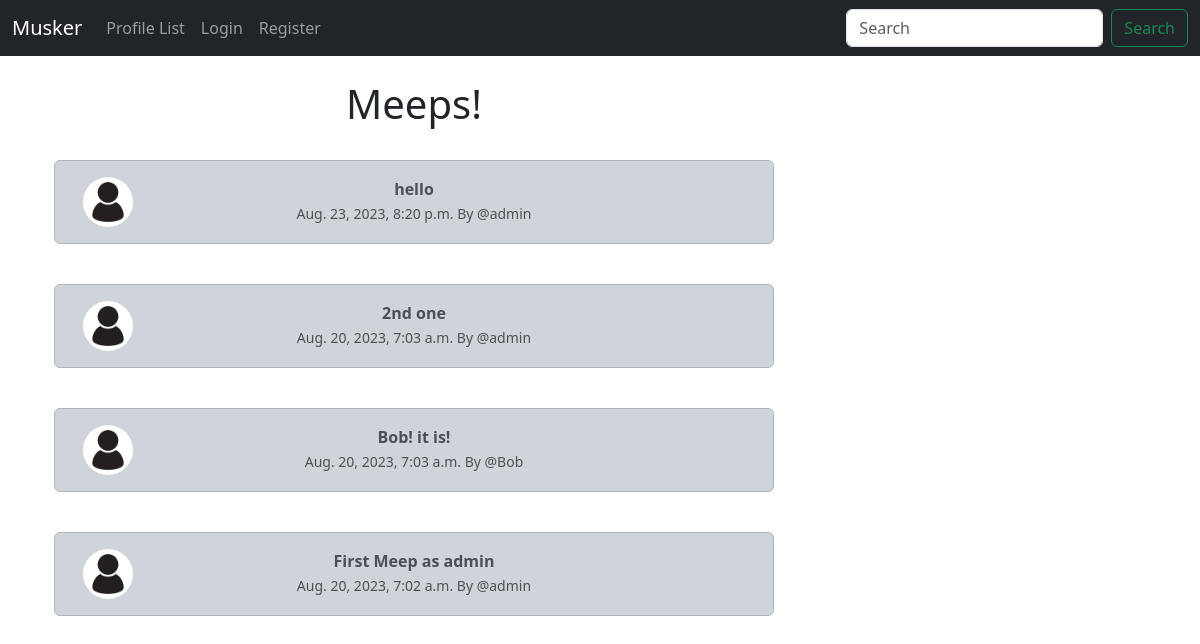
The app's page /, older data.
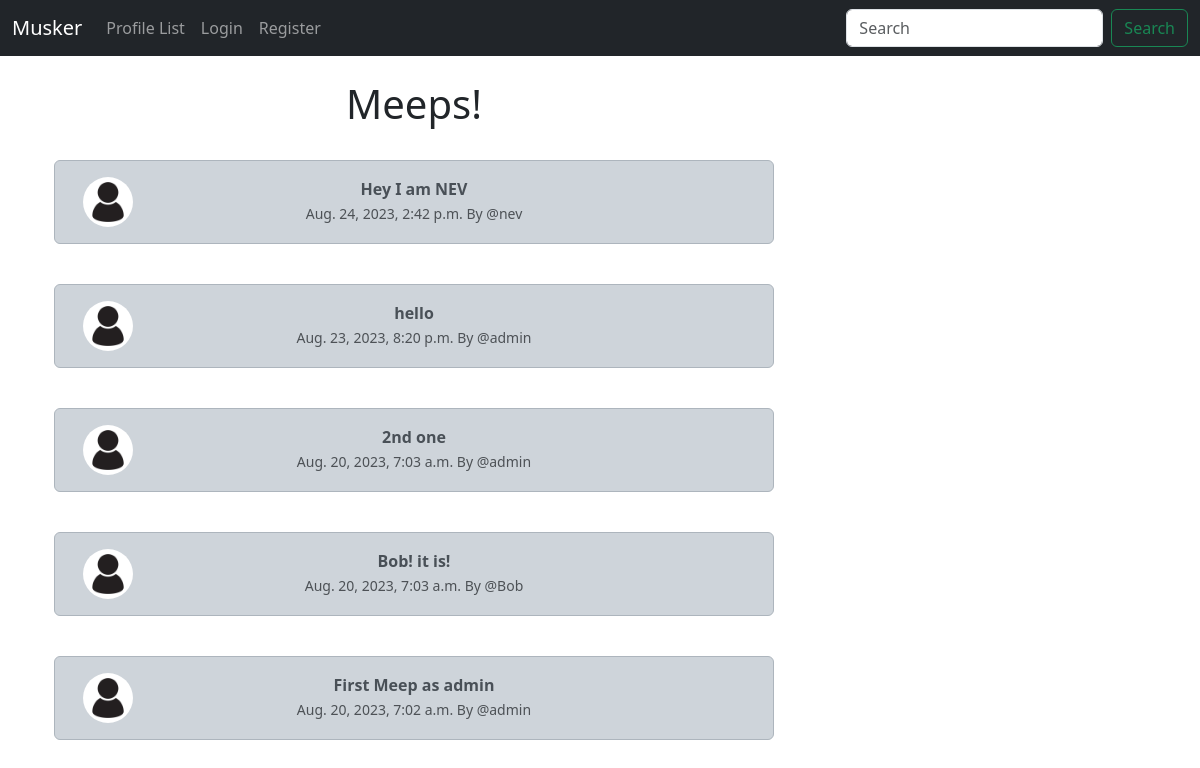
The same page, newer data.
### musker/models.py (models this page shows, shortened)
class Meep(models.Model):
    user = models.ForeignKey(
        User, related_name="meeps", on_delete=models.DO_NOTHING
    )
    body = models.CharField(max_length=250)
    created_at = models.DateTimeField(auto_now_add=True)
    likes = models.ManyToManyField(User, related_name="meep_like", blank=True)

### musker/views.py (the view)
# urls.py: path('', views.home, name='home'),
def home(request):
    if request.user.is_authenticated:
        form = MeepForm(request.POST or None)
        if request.method == "POST":
            if form.is_valid():
                meep = form.save(commit=False) # dont save yet
                meep.user = request.user # save for specific user only
                meep.save() # save finally
                messages.success(request, ("Your Meep has been Posted!"))
                return redirect('home')
        meeps = Meep.objects.all().order_by("-created_at")
        return render(request, 'home.html', {"meeps":meeps, "form":form})
    else:
        meeps = Meep.objects.all().order_by("-created_at")
        return render(request, 'home.html', {"meeps":meeps})

### musker/templates/home.html (shortened to what this page needs)
{% extends 'base.html' %}
{% load static %}
{% block content %}
<div class="container text-center">
    <div class="row">
        <div class="col-8">
            <h1>Meeps!</h1>
            <br>
            {% for meep in meeps %}
                <div class="alert alert-dark" role="alert">
                    <div class="container">
                        <div class="row">
                            <div class="col-1">
                                {% if meep.user.profile.profile_image %} {% comment %} meep model has a user field which is a foreign key to profile model {% endcomment %}
                                    <img src="{{ meep.user.profile.profile_image.url }}" width=50 height=50 class="rounded-circle" alt="{{ profile.user.username }}">
                                    {% else %}
                                        <img src="{% static 'images/profile_icon.jpg' %}" width=50 height=50 class="rounded-circle" alt="{{ profile.user.username }}">
                                {% endif %}
                            </div>
                            <div class="col-10">
                                <b>{{ meep.body }}</b><br>
                                <small class="text-muted">
                                    {{ meep.created_at }} By
                                    @{{ meep.user.username }}
                                </small>
                            </div>    <br><br>
                        </div>
                    </div>
                </div><br>
            {% endfor %}
        </div>
        <div class="col-4">
            <br><br><br>
        </div>
    </div>
</div>
{% endblock content %}

Row changes from the older to the newer data that the page shows:
added Meep: body "Hey I am NEV", created_at "Aug. 24, 2023, 2:42 p.m.", user.username "nev"
